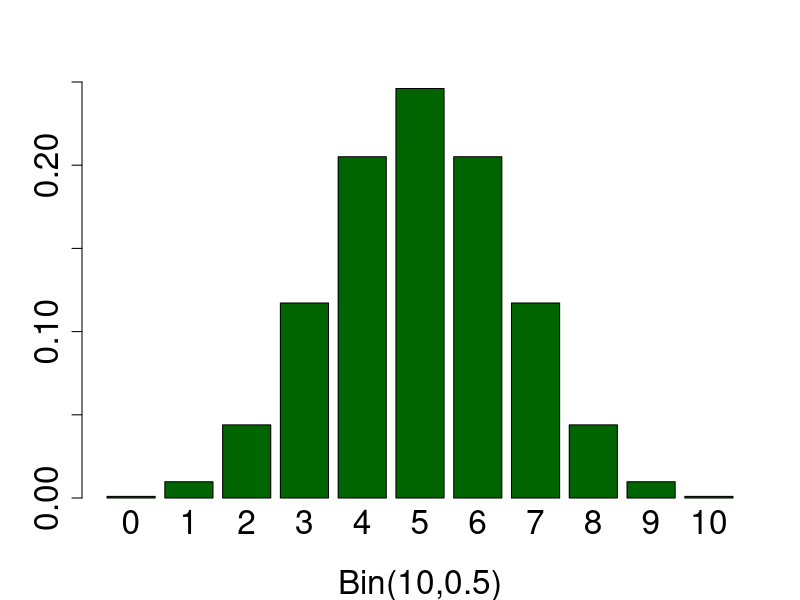

R code for this plot:
graph <- function(n,p){
  x <- dbinom(0:n,size=n,prob=p)
  return(barplot(x,names.arg=0:n,col="darkgreen",sub="Bin(10,0.5)",
                 cex.lab=2.0,cex.axis=2.0,cex.sub=2.0,cex.names=2.0,ylim=c(0,0.25)))
}

#https://stackoverflow.com/questions/17759540/r-graph-of-binomial-distribution

#graph(20,0.1)
#graph(20,0.2)
#graph(20,0.3)
#graph(20,0.4)
setwd("C:/Users/zo95yup/Documents/GitHub/StatII_Soziologie_Jena/Indukt_Stat/Talk1")
pdf("muenze.pdf")
graph(10,0.5)
dev.off()
#graph(20,0.6)
#graph(20,0.7)
#graph(20,0.8)
#graph(20,0.9)